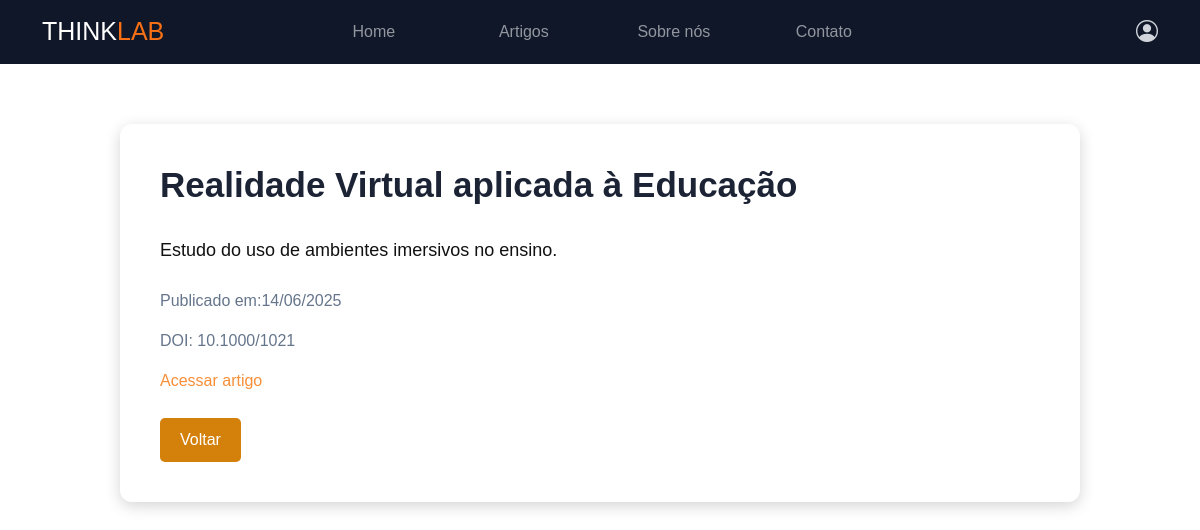
/detalheArtigo.php?id=21, run on the app's committed database.
### tables this page shows
create table artigo(
	id int primary key auto_increment,
    titulo varchar(200) not null,
    resumo text not null,
    data_publicacao date not null,
    doi  varchar(100) unique null,
    link varchar(500) null
);

### detalheArtigo.php (the view, shortened to what this page needs)
<?php
    $id = $_GET["id"];
    $mysql = new mysqli("localhost", "root", "", "ScholarBase", "3306");
    $rs = $mysql->query("SELECT * FROM artigo WHERE id='$id'");
?>
<!DOCTYPE html>
<html lang="pt-br">
<head>
    <link rel="stylesheet" href="Estilo.css">
</head>
    <link rel="stylesheet" href="https://cdn.jsdelivr.net/npm/bootstrap-icons@1.13.1/font/bootstrap-icons.min.css">
    <link rel="stylesheet" href="https://cdnjs.cloudflare.com/ajax/libs/bootstrap/5.3.8/css/bootstrap.min.css" />
    <link rel="stylesheet" href="Estilo.css">
</head>
<body>
    <nav class="navbar navbar-expand-lg navbar-dark">
        <div class="container">
            <a class="navbar-brand" href="#">THINK<span class="orange">LAB</span></a>
            <div class="collapse navbar-collapse" id="navbarNav">
                <ul class="navbar-nav mx-auto">
                    <li class="nav-item ">
                        <a class="nav-link " aria-current="page" href="Index.php">Home</a>
                    </li>
                    <li class="nav-item">
                        <a class="nav-link " href="../thinklab/artigo.php">Artigos</a>
                    </li>
                    <li class="nav-item">
                        <a class="nav-link" href="sobreNos.php">Sobre nós</a>
                    </li>
                    <li class="nav-item">
                        <a class="nav-link" href="#">Contato</a>
                    </li>
                </ul>
                <div class="perfil ms-auto d-none d-lg-block">
                    <a href="#">
                        <i class="bi bi-person-circle"></i>
                    </a>
                </div>
            </div>
        </div>
    </nav>
    <div id="detalhes-artigo">
        <?php foreach($rs as $ln){ ?>
        <div id="conteudo-artigo">
            <h1 id="titulo-artigo"><?= $ln["titulo"] ?></h1>
            <p id="resumo-artigo"><?= $ln["resumo"] ?></p>
            <p id="data-artigo">Publicado em:<?= date("d/m/Y", strtotime($ln["data_publicacao"])) ?></p>
            <p id="doi-artigo">DOI: <?= $ln["doi"] ?></p>
            <a id="link-artigo" href="<?= $ln["link"] ?>" target="_blank">Acessar artigo</a>
            </div>
        <a id="voltar-artigo" href="Index.php">Voltar </a>
<?php } ?>
    </div>
</body>
</html>

### Estilo.css (style rules this page uses)
.navbar { background: #0f1729 !important; }
.orange { color: #f97015 !important; }
.navbar-brand { font-family: 'Franklin Gothic Medium', 'Arial Narrow', Arial, sans-serif; font-size: 25px; }
.nav-item { width: 150px; text-align: center; }
.perfil a { font-size: 22px; color: #d1d5db; }
body { font-family: Arial, sans-serif; margin: 0; padding: 0; }
#detalhes-artigo { width: 80%; margin: 60px auto; padding: 40px; background-color: #ffffff; border-radius: 12px; box-shadow: 0 4px 15px #d5d5d5; }
#titulo-artigo { color: #1b2335; font-size: 35px; font-weight: bold; margin-bottom: 30px; }
#resumo-artigo { color: #111111; font-size: 18px; line-height: 1.6; }
#data-artigo { color: #65758b; font-size: 16px; margin-top: 25px; }
#doi-artigo { color: #65758b; font-size: 16px; }
#link-artigo { color: #f88e38; text-decoration: none; }
#voltar-artigo { display: inline-block; margin-top: 25px; padding: 10px 20px; background-color: #d4810c; color: #ffffff; text-decoration: none; border-radius: 5px; }

### data on the page
artigo: titulo "Realidade Virtual aplicada à Educação", resumo "Estudo do uso de ambientes imersivos no ensino.", data_publicacao "14/06/2025", doi "10.1000/1021"
